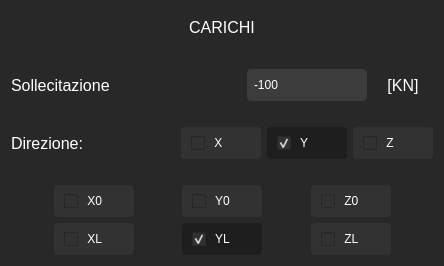
                <widget class="QFrame" name="frame_22">
                 <property name="styleSheet">
                  <string notr="true">background-color: rgb(40,40,40);
border-radius: 4px;
border: none</string>
                 </property>
                 <property name="frameShape">
                  <enum>QFrame::StyledPanel</enum>
                 </property>
                 <property name="frameShadow">
                  <enum>QFrame::Raised</enum>
                 </property>
                 <layout class="QGridLayout" name="gridLayout_13">
                  <item row="3" column="0" colspan="3">
                   <layout class="QHBoxLayout" name="horizontalLayout_32">
                    <item>
                     <widget class="QLabel" name="label_249">
                      <property name="minimumSize">
                       <size>
                        <width>230</width>
                        <height>32</height>
                       </size>
                      </property>
                      <property name="font">
                       <font>
                        <family>Segoe UI</family>
                        <pointsize>12</pointsize>
                        <weight>50</weight>
                        <italic>false</italic>
                        <bold>false</bold>
                       </font>
                      </property>
                      <property name="layoutDirection">
                       <enum>Qt::LeftToRight</enum>
                      </property>
                      <property name="styleSheet">
                       <string notr="true">font:400 12pt &quot;Segoe UI&quot;;
color: rgb(255,255,255);</string>
                      </property>
                      <property name="text">
                       <string>Sollecitazione</string>
                      </property>
                      <property name="alignment">
                       <set>Qt::AlignLeading|Qt::AlignLeft|Qt::AlignVCenter</set>
                      </property>
                     </widget>
                    </item>
                    <item>
                     <widget class="QLineEdit" name="beam_carico">
                      <property name="sizePolicy">
                       <sizepolicy hsizetype="Preferred" vsizetype="Preferred">
                        <horstretch>0</horstretch>
                        <verstretch>0</verstretch>
                       </sizepolicy>
                      </property>
                      <property name="minimumSize">
                       <size>
                        <width>120</width>
                        <height>32</height>
                       </size>
                      </property>
                      <property name="maximumSize">
                       <size>
                        <width>120</width>
                        <height>32</height>
                       </size>
                      </property>
                      <property name="styleSheet">
                       <string notr="true">background-color: rgb(60,60,60);
font: 10pt &quot;Segoe UI&quot;;
color: rgb(255, 255, 255);
padding-left: 5px;
border-radius:4px</string>
                      </property>
                      <property name="text">
                       <string>-100</string>
                      </property>
                     </widget>
                    </item>
                    <item>
                     <widget class="QLabel" name="label_248">
                      <property name="minimumSize">
                       <size>
                        <width>60</width>
                        <height>32</height>
                       </size>
                      </property>
                      <property name="maximumSize">
                       <size>
                        <width>60</width>
                        <height>16777215</height>
                       </size>
                      </property>
                      <property name="font">
                       <font>
                        <family>Segoe UI</family>
                        <pointsize>12</pointsize>
                        <weight>50</weight>
                        <italic>false</italic>
                        <bold>false</bold>
                       </font>
                      </property>
                      <property name="layoutDirection">
                       <enum>Qt::LeftToRight</enum>
                      </property>
                      <property name="styleSheet">
                       <string notr="true">font:400 12pt &quot;Segoe UI&quot;;
color: rgb(255,255,255);</string>
                      </property>
                      <property name="text">
                       <string>[KN]</string>
                      </property>
                      <property name="alignment">
                       <set>Qt::AlignCenter</set>
                      </property>
                     </widget>
                    </item>
                   </layout>
                  </item>
                  <item row="5" column="0" colspan="3">
                   <layout class="QHBoxLayout" name="horizontalLayout_28">
                    <item>
                     <widget class="QLabel" name="label_250">
                      <property name="minimumSize">
                       <size>
                        <width>120</width>
                        <height>32</height>
                       </size>
                      </property>
                      <property name="font">
                       <font>
                        <family>Segoe UI</family>
                        <pointsize>12</pointsize>
                        <weight>50</weight>
                        <italic>false</italic>
                        <bold>false</bold>
                       </font>
                      </property>
                      <property name="layoutDirection">
                       <enum>Qt::LeftToRight</enum>
                      </property>
                      <property name="styleSheet">
                       <string notr="true">font:400 12pt &quot;Segoe UI&quot;;
color: rgb(255,255,255);</string>
                      </property>
                      <property name="text">
                       <string>Direzione:</string>
                      </property>
                      <property name="alignment">
                       <set>Qt::AlignLeading|Qt::AlignLeft|Qt::AlignVCenter</set>
                      </property>
                     </widget>
                    </item>
                    <item>
                     <spacer name="horizontalSpacer_37">
                      <property name="orientation">
                       <enum>Qt::Horizontal</enum>
                      </property>
                      <property name="sizeHint" stdset="0">
                       <size>
                        <width>40</width>
                        <height>20</height>
                       </size>
                      </property>
                     </spacer>
                    </item>
                    <item>
                     <widget class="QCheckBox" name="beam_carico_direzione_x">
                      <property name="minimumSize">
                       <size>
                        <width>80</width>
                        <height>32</height>
                       </size>
                      </property>
                      <property name="styleSheet">
                       <string notr="true">QCheckBox {
    font: 400 12pt &quot;Segoe UI&quot;;
    color: rgb(255,255,255);
    padding-left: 10px;
    background-color: rgb(50,50,50); /* colore di default */
    border-radius: 4px; /* opzionale */
}

QCheckBox:checked {
    background-color: rgb(30,30,30); /* cambia sfondo quando premuto */
}
</string>
                      </property>
                      <property name="text">
                       <string> X</string>
                      </property>
                     </widget>
                    </item>
                    <item>
                     <widget class="QCheckBox" name="beam_carico_direzione_y">
                      <property name="minimumSize">
                       <size>
                        <width>80</width>
                        <height>32</height>
                       </size>
                      </property>
                      <property name="styleSheet">
                       <string notr="true">QCheckBox {
    font: 400 12pt &quot;Segoe UI&quot;;
    color: rgb(255,255,255);
    padding-left: 10px;
    background-color: rgb(50,50,50); /* colore di default */
    border-radius: 4px; /* opzionale */
}

QCheckBox:checked {
    background-color: rgb(30,30,30); /* cambia sfondo quando premuto */
}
</string>
                      </property>
                      <property name="text">
                       <string> Y</string>
                      </property>
                      <property name="checked">
                       <bool>true</bool>
                      </property>
                     </widget>
                    </item>
                    <item>
                     <widget class="QCheckBox" name="beam_carico_direzione_z">
                      <property name="minimumSize">
                       <size>
                        <width>80</width>
                        <height>32</height>
                       </size>
                      </property>
                      <property name="styleSheet">
                       <string notr="true">QCheckBox {
    font: 400 12pt &quot;Segoe UI&quot;;
    color: rgb(255,255,255);
    padding-left: 10px;
    background-color: rgb(50,50,50); /* colore di default */
    border-radius: 4px; /* opzionale */
}

QCheckBox:checked {
    background-color: rgb(30,30,30); /* cambia sfondo quando premuto */
}
</string>
                      </property>
                      <property name="text">
                       <string> Z</string>
                      </property>
                     </widget>
                    </item>
                   </layout>
                  </item>
                  <item row="7" column="0" colspan="3">
                   <layout class="QGridLayout" name="gridLayout_10">
                    <item row="0" column="0" rowspan="2">
                     <spacer name="horizontalSpacer_31">
                      <property name="orientation">
                       <enum>Qt::Horizontal</enum>
                      </property>
                      <property name="sizeHint" stdset="0">
                       <size>
                        <width>40</width>
                        <height>20</height>
                       </size>
                      </property>
                     </spacer>
                    </item>
                    <item row="0" column="1">
                     <widget class="QCheckBox" name="beam_carico_x0">
                      <property name="minimumSize">
                       <size>
                        <width>80</width>
                        <height>32</height>
                       </size>
                      </property>
                      <property name="styleSheet">
                       <string notr="true">QCheckBox {
    font: 400 12pt &quot;Segoe UI&quot;;
    color: rgb(255,255,255);
    padding-left: 10px;
    background-color: rgb(50,50,50); /* colore di default */
    border-radius: 4px; /* opzionale */
}

QCheckBox:checked {
    background-color: rgb(30,30,30); /* cambia sfondo quando premuto */
}
</string>
                      </property>
                      <property name="text">
                       <string> X0</string>
                      </property>
                     </widget>
                    </item>
                    <item row="0" column="2" rowspan="2">
                     <spacer name="horizontalSpacer_33">
                      <property name="orientation">
                       <enum>Qt::Horizontal</enum>
                      </property>
                      <property name="sizeHint" stdset="0">
                       <size>
                        <width>40</width>
                        <height>20</height>
                       </size>
                      </property>
                     </spacer>
                    </item>
                    <item row="0" column="3">
                     <widget class="QCheckBox" name="beam_carico_y0">
                      <property name="minimumSize">
                       <size>
                        <width>80</width>
                        <height>32</height>
                       </size>
                      </property>
                      <property name="styleSheet">
                       <string notr="true">QCheckBox {
    font: 400 12pt &quot;Segoe UI&quot;;
    color: rgb(255,255,255);
    padding-left: 10px;
    background-color: rgb(50,50,50); /* colore di default */
    border-radius: 4px; /* opzionale */
}

QCheckBox:checked {
    background-color: rgb(30,30,30); /* cambia sfondo quando premuto */
}
</string>
                      </property>
                      <property name="text">
                       <string> Y0</string>
                      </property>
                     </widget>
                    </item>
                    <item row="0" column="4" rowspan="2">
                     <spacer name="horizontalSpacer_32">
                      <property name="orientation">
                       <enum>Qt::Horizontal</enum>
                      </property>
                      <property name="sizeHint" stdset="0">
                       <size>
                        <width>40</width>
                        <height>20</height>
                       </size>
                      </property>
                     </spacer>
                    </item>
                    <item row="0" column="5">
                     <widget class="QCheckBox" name="beam_carico_z0">
                      <property name="minimumSize">
                       <size>
                        <width>80</width>
                        <height>32</height>
                       </size>
                      </property>
                      <property name="styleSheet">
                       <string notr="true">QCheckBox {
    font: 400 12pt &quot;Segoe UI&quot;;
    color: rgb(255,255,255);
    padding-left: 10px;
    background-color: rgb(50,50,50); /* colore di default */
    border-radius: 4px; /* opzionale */
}

QCheckBox:checked {
    background-color: rgb(30,30,30); /* cambia sfondo quando premuto */
}
</string>
                      </property>
                      <property name="text">
                       <string> Z0</string>
                      </property>
                     </widget>
                    </item>
                    <item row="0" column="6" rowspan="2">
                     <spacer name="horizontalSpacer_34">
                      <property name="orientation">
                       <enum>Qt::Horizontal</enum>
                      </property>
                      <property name="sizeHint" stdset="0">
                       <size>
                        <width>40</width>
                        <height>20</height>
                       </size>
                      </property>
                     </spacer>
                    </item>
                    <item row="1" column="1">
                     <widget class="QCheckBox" name="beam_carico_xL">
                      <property name="minimumSize">
                       <size>
                        <width>80</width>
                        <height>32</height>
                       </size>
                      </property>
                      <property name="styleSheet">
                       <string notr="true">QCheckBox {
    font: 400 12pt &quot;Segoe UI&quot;;
    color: rgb(255,255,255);
    padding-left: 10px;
    background-color: rgb(50,50,50); /* colore di default */
    border-radius: 4px; /* opzionale */
}

QCheckBox:checked {
    background-color: rgb(30,30,30); /* cambia sfondo quando premuto */
}
</string>
                      </property>
                      <property name="text">
                       <string> XL</string>
                      </property>
                     </widget>
                    </item>
                    <item row="1" column="3">
                     <widget class="QCheckBox" name="beam_carico_yL">
                      <property name="minimumSize">
                       <size>
                        <width>80</width>
                        <height>32</height>
                       </size>
                      </property>
                      <property name="styleSheet">
                       <string notr="true">QCheckBox {
    font: 400 12pt &quot;Segoe UI&quot;;
    color: rgb(255,255,255);
    padding-left: 10px;
    background-color: rgb(50,50,50); /* colore di default */
    border-radius: 4px; /* opzionale */
}

QCheckBox:checked {
    background-color: rgb(30,30,30); /* cambia sfondo quando premuto */
}
</string>
                      </property>
                      <property name="text">
                       <string> YL</string>
                      </property>
                      <property name="checked">
                       <bool>true</bool>
                      </property>
                     </widget>
                    </item>
                    <item row="1" column="5">
                     <widget class="QCheckBox" name="beam_carico_zL">
                      <property name="minimumSize">
                       <size>
                        <width>80</width>
                        <height>32</height>
                       </size>
                      </property>
                      <property name="styleSheet">
                       <string notr="true">QCheckBox {
    font: 400 12pt &quot;Segoe UI&quot;;
    color: rgb(255,255,255);
    padding-left: 10px;
    background-color: rgb(50,50,50); /* colore di default */
    border-radius: 4px; /* opzionale */
}

QCheckBox:checked {
    background-color: rgb(30,30,30); /* cambia sfondo quando premuto */
}
</string>
                      </property>
                      <property name="text">
                       <string> ZL</string>
                      </property>
                     </widget>
                    </item>
                   </layout>
                  </item>
                  <item row="2" column="0">
                   <spacer name="verticalSpacer_45">
                    <property name="orientation">
                     <enum>Qt::Vertical</enum>
                    </property>
                    <property name="sizeType">
                     <enum>QSizePolicy::Fixed</enum>
                    </property>
                    <property name="sizeHint" stdset="0">
                     <size>
                      <width>20</width>
                      <height>20</height>
                     </size>
                    </property>
                   </spacer>
                  </item>
                  <item row="6" column="1">
                   <spacer name="verticalSpacer_44">
                    <property name="orientation">
                     <enum>Qt::Vertical</enum>
                    </property>
                    <property name="sizeType">
                     <enum>QSizePolicy::Fixed</enum>
                    </property>
                    <property name="sizeHint" stdset="0">
                     <size>
                      <width>20</width>
                      <height>20</height>
                     </size>
                    </property>
                   </spacer>
                  </item>
                  <item row="1" column="0" colspan="3">
                   <widget class="QLabel" name="label_247">
                    <property name="minimumSize">
                     <size>
                      <width>70</width>
                      <height>32</height>
                     </size>
                    </property>
                    <property name="font">
                     <font>
                      <family>Segoe UI</family>
                      <pointsize>12</pointsize>
                      <weight>57</weight>
                      <italic>false</italic>
                      <bold>false</bold>
                     </font>
                    </property>
                    <property name="layoutDirection">
                     <enum>Qt::LeftToRight</enum>
                    </property>
                    <property name="styleSheet">
                     <string notr="true">font:460 12pt &quot;Segoe UI&quot;;
color: rgb(255,255,255);</string>
                    </property>
                    <property name="text">
                     <string>CARICHI</string>
                    </property>
                    <property name="alignment">
                     <set>Qt::AlignCenter</set>
                    </property>
                   </widget>
                  </item>
                  <item row="4" column="0">
                   <spacer name="verticalSpacer_52">
                    <property name="orientation">
                     <enum>Qt::Vertical</enum>
                    </property>
                    <property name="sizeType">
                     <enum>QSizePolicy::Fixed</enum>
                    </property>
                    <property name="sizeHint" stdset="0">
                     <size>
                      <width>20</width>
                      <height>20</height>
                     </size>
                    </property>
                   </spacer>
                  </item>
                 </layout>
                </widget>
